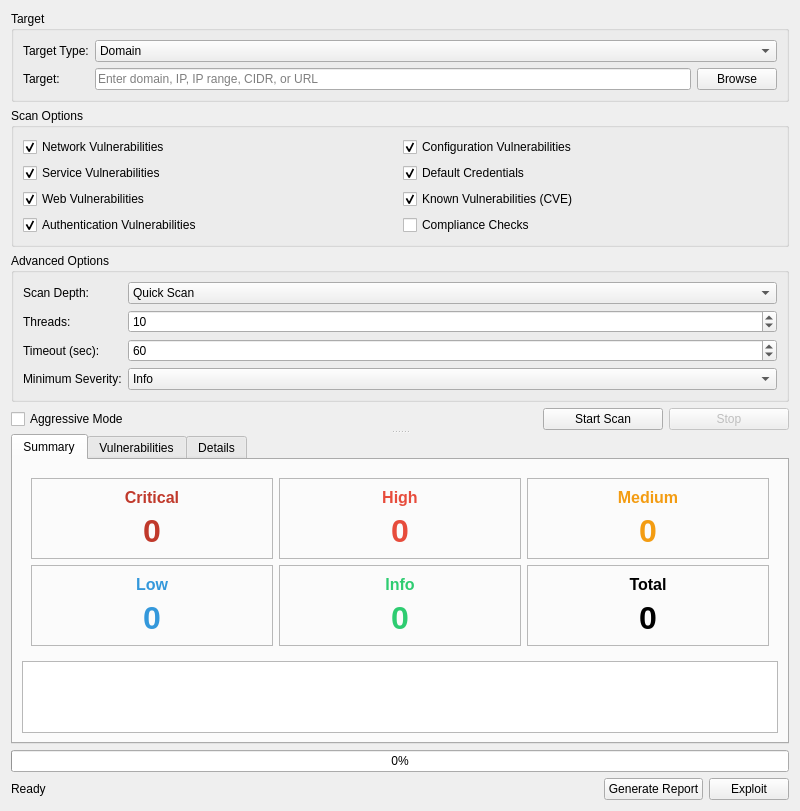
<?xml version="1.0" encoding="UTF-8"?>
<ui version="4.0">
 <class>VulnScannerWindow</class>
 <widget class="QWidget" name="VulnScannerWindow">
  <property name="geometry">
   <rect>
    <x>0</x>
    <y>0</y>
    <width>800</width>
    <height>600</height>
   </rect>
  </property>
  <property name="windowTitle">
   <string>Vulnerability Scanner</string>
  </property>
  <property name="windowIcon">
   <iconset>
    <normaloff>../assets/icons/vuln_scanner.png</normaloff>../assets/icons/vuln_scanner.png</iconset>
  </property>
  <layout class="QVBoxLayout" name="verticalLayout">
   <item>
    <widget class="QSplitter" name="splitter">
     <property name="orientation">
      <enum>Qt::Vertical</enum>
     </property>
     <widget class="QWidget" name="configWidget" native="true">
      <layout class="QVBoxLayout" name="verticalLayout_2">
       <item>
        <widget class="QGroupBox" name="targetGroupBox">
         <property name="title">
          <string>Target</string>
         </property>
         <layout class="QFormLayout" name="formLayout">
          <item row="0" column="0">
           <widget class="QLabel" name="targetTypeLabel">
            <property name="text">
             <string>Target Type:</string>
            </property>
           </widget>
          </item>
          <item row="0" column="1">
           <widget class="QComboBox" name="targetTypeComboBox">
            <item>
             <property name="text">
              <string>Domain</string>
             </property>
            </item>
            <item>
             <property name="text">
              <string>IP Address</string>
             </property>
            </item>
            <item>
             <property name="text">
              <string>IP Range</string>
             </property>
            </item>
            <item>
             <property name="text">
              <string>CIDR Notation</string>
             </property>
            </item>
            <item>
             <property name="text">
              <string>URL</string>
             </property>
            </item>
            <item>
             <property name="text">
              <string>Previous Scan Result</string>
             </property>
            </item>
           </widget>
          </item>
          <item row="1" column="0">
           <widget class="QLabel" name="targetLabel">
            <property name="text">
             <string>Target:</string>
            </property>
           </widget>
          </item>
          <item row="1" column="1">
           <layout class="QHBoxLayout" name="horizontalLayout">
            <item>
             <widget class="QLineEdit" name="targetLineEdit">
              <property name="placeholderText">
               <string>Enter domain, IP, IP range, CIDR, or URL</string>
              </property>
             </widget>
            </item>
            <item>
             <widget class="QPushButton" name="browseButton">
              <property name="text">
               <string>Browse</string>
              </property>
             </widget>
            </item>
           </layout>
          </item>
         </layout>
        </widget>
       </item>
       <item>
        <widget class="QGroupBox" name="scanOptionsGroupBox">
         <property name="title">
          <string>Scan Options</string>
         </property>
         <layout class="QHBoxLayout" name="horizontalLayout_2">
          <item>
           <widget class="QWidget" name="leftOptionsWidget" native="true">
            <layout class="QVBoxLayout" name="verticalLayout_3">
             <property name="leftMargin">
              <number>0</number>
             </property>
             <property name="topMargin">
              <number>0</number>
             </property>
             <property name="rightMargin">
              <number>0</number>
             </property>
             <property name="bottomMargin">
              <number>0</number>
             </property>
             <item>
              <widget class="QCheckBox" name="networkVulnCheckBox">
               <property name="text">
                <string>Network Vulnerabilities</string>
               </property>
               <property name="checked">
                <bool>true</bool>
               </property>
              </widget>
             </item>
             <item>
              <widget class="QCheckBox" name="serviceVulnCheckBox">
               <property name="text">
                <string>Service Vulnerabilities</string>
               </property>
               <property name="checked">
                <bool>true</bool>
               </property>
              </widget>
             </item>
             <item>
              <widget class="QCheckBox" name="webVulnCheckBox">
               <property name="text">
                <string>Web Vulnerabilities</string>
               </property>
               <property name="checked">
                <bool>true</bool>
               </property>
              </widget>
             </item>
             <item>
              <widget class="QCheckBox" name="authVulnCheckBox">
               <property name="text">
                <string>Authentication Vulnerabilities</string>
               </property>
               <property name="checked">
                <bool>true</bool>
               </property>
              </widget>
             </item>
            </layout>
           </widget>
          </item>
          <item>
           <widget class="QWidget" name="rightOptionsWidget" native="true">
            <layout class="QVBoxLayout" name="verticalLayout_4">
             <property name="leftMargin">
              <number>0</number>
             </property>
             <property name="topMargin">
              <number>0</number>
             </property>
             <property name="rightMargin">
              <number>0</number>
             </property>
             <property name="bottomMargin">
              <number>0</number>
             </property>
             <item>
              <widget class="QCheckBox" name="configVulnCheckBox">
               <property name="text">
                <string>Configuration Vulnerabilities</string>
               </property>
               <property name="checked">
                <bool>true</bool>
               </property>
              </widget>
             </item>
             <item>
              <widget class="QCheckBox" name="defaultCredsCheckBox">
               <property name="text">
                <string>Default Credentials</string>
               </property>
               <property name="checked">
                <bool>true</bool>
               </property>
              </widget>
             </item>
             <item>
              <widget class="QCheckBox" name="knownVulnCheckBox">
               <property name="text">
                <string>Known Vulnerabilities (CVE)</string>
               </property>
               <property name="checked">
                <bool>true</bool>
               </property>
              </widget>
             </item>
             <item>
              <widget class="QCheckBox" name="complianceCheckBox">
               <property name="text">
                <string>Compliance Checks</string>
               </property>
              </widget>
             </item>
            </layout>
           </widget>
          </item>
         </layout>
        </widget>
       </item>
       <item>
        <widget class="QGroupBox" name="advancedOptionsGroupBox">
         <property name="title">
          <string>Advanced Options</string>
         </property>
         <layout class="QFormLayout" name="formLayout_2">
          <item row="0" column="0">
           <widget class="QLabel" name="scanDepthLabel">
            <property name="text">
             <string>Scan Depth:</string>
            </property>
           </widget>
          </item>
          <item row="0" column="1">
           <widget class="QComboBox" name="scanDepthComboBox">
            <item>
             <property name="text">
              <string>Quick Scan</string>
             </property>
            </item>
            <item>
             <property name="text">
              <string>Standard Scan</string>
             </property>
            </item>
            <item>
             <property name="text">
              <string>Deep Scan</string>
             </property>
            </item>
            <item>
             <property name="text">
              <string>Comprehensive Scan</string>
             </property>
            </item>
           </widget>
          </item>
          <item row="1" column="0">
           <widget class="QLabel" name="threadsLabel">
            <property name="text">
             <string>Threads:</string>
            </property>
           </widget>
          </item>
          <item row="1" column="1">
           <widget class="QSpinBox" name="threadsSpinBox">
            <property name="minimum">
             <number>1</number>
            </property>
            <property name="maximum">
             <number>50</number>
            </property>
            <property name="value">
             <number>10</number>
            </property>
           </widget>
          </item>
          <item row="2" column="0">
           <widget class="QLabel" name="timeoutLabel">
            <property name="text">
             <string>Timeout (sec):</string>
            </property>
           </widget>
          </item>
          <item row="2" column="1">
           <widget class="QSpinBox" name="timeoutSpinBox">
            <property name="minimum">
             <number>1</number>
            </property>
            <property name="maximum">
             <number>300</number>
            </property>
            <property name="value">
             <number>60</number>
            </property>
           </widget>
          </item>
          <item row="3" column="0">
           <widget class="QLabel" name="severityLabel">
            <property name="text">
             <string>Minimum Severity:</string>
            </property>
           </widget>
          </item>
          <item row="3" column="1">
           <widget class="QComboBox" name="severityComboBox">
            <item>
             <property name="text">
              <string>Info</string>
             </property>
            </item>
            <item>
             <property name="text">
              <string>Low</string>
             </property>
            </item>
            <item>
             <property name="text">
              <string>Medium</string>
             </property>
            </item>
            <item>
             <property name="text">
              <string>High</string>
             </property>
            </item>
            <item>
             <property name="text">
              <string>Critical</string>
             </property>
            </item>
           </widget>
          </item>
         </layout>
        </widget>
       </item>
       <item>
        <layout class="QHBoxLayout" name="horizontalLayout_3">
         <item>
          <widget class="QCheckBox" name="aggressiveModeCheckBox">
           <property name="text">
            <string>Aggressive Mode</string>
           </property>
          </widget>
         </item>
         <item>
          <spacer name="horizontalSpacer">
           <property name="orientation">
            <enum>Qt::Horizontal</enum>
           </property>
           <property name="sizeHint" stdset="0">
            <size>
             <width>40</width>
             <height>20</height>
            </size>
           </property>
          </spacer>
         </item>
         <item>
          <widget class="QPushButton" name="startButton">
           <property name="minimumSize">
            <size>
             <width>120</width>
             <height>0</height>
            </size>
           </property>
           <property name="text">
            <string>Start Scan</string>
           </property>
           <property name="icon">
            <iconset>
             <normaloff>../assets/icons/start.png</normaloff>../assets/icons/start.png</iconset>
           </property>
          </widget>
         </item>
         <item>
          <widget class="QPushButton" name="stopButton">
           <property name="enabled">
            <bool>false</bool>
           </property>
           <property name="minimumSize">
            <size>
             <width>120</width>
             <height>0</height>
            </size>
           </property>
           <property name="text">
            <string>Stop</string>
           </property>
           <property name="icon">
            <iconset>
             <normaloff>../assets/icons/stop.png</normaloff>../assets/icons/stop.png</iconset>
           </property>
          </widget>
         </item>
        </layout>
       </item>
      </layout>
     </widget>
     <widget class="QTabWidget" name="resultsTabWidget">
      <property name="currentIndex">
       <number>0</number>
      </property>
      <widget class="QWidget" name="summaryTab">
       <attribute name="title">
        <string>Summary</string>
       </attribute>
       <layout class="QVBoxLayout" name="verticalLayout_5">
        <item>
         <widget class="QWidget" name="summaryWidget" native="true">
          <layout class="QGridLayout" name="gridLayout">
           <item row="0" column="0">
            <widget class="QFrame" name="criticalFrame">
             <property name="frameShape">
              <enum>QFrame::StyledPanel</enum>
             </property>
             <property name="frameShadow">
              <enum>QFrame::Raised</enum>
             </property>
             <layout class="QVBoxLayout" name="verticalLayout_6">
              <item>
               <widget class="QLabel" name="criticalLabel">
                <property name="font">
                 <font>
                  <pointsize>12</pointsize>
                  <weight>75</weight>
                  <bold>true</bold>
                 </font>
                </property>
                <property name="styleSheet">
                 <string notr="true">color: #c0392b;</string>
                </property>
                <property name="text">
                 <string>Critical</string>
                </property>
                <property name="alignment">
                 <set>Qt::AlignCenter</set>
                </property>
               </widget>
              </item>
              <item>
               <widget class="QLabel" name="criticalCountLabel">
                <property name="font">
                 <font>
                  <pointsize>24</pointsize>
                  <weight>75</weight>
                  <bold>true</bold>
                 </font>
                </property>
                <property name="styleSheet">
                 <string notr="true">color: #c0392b;</string>
                </property>
                <property name="text">
                 <string>0</string>
                </property>
                <property name="alignment">
                 <set>Qt::AlignCenter</set>
                </property>
               </widget>
              </item>
             </layout>
            </widget>
           </item>
           <item row="0" column="1">
            <widget class="QFrame" name="highFrame">
             <property name="frameShape">
              <enum>QFrame::StyledPanel</enum>
             </property>
             <property name="frameShadow">
              <enum>QFrame::Raised</enum>
             </property>
             <layout class="QVBoxLayout" name="verticalLayout_7">
              <item>
               <widget class="QLabel" name="highLabel">
                <property name="font">
                 <font>
                  <pointsize>12</pointsize>
                  <weight>75</weight>
                  <bold>true</bold>
                 </font>
                </property>
                <property name="styleSheet">
                 <string notr="true">color: #e74c3c;</string>
                </property>
                <property name="text">
                 <string>High</string>
                </property>
                <property name="alignment">
                 <set>Qt::AlignCenter</set>
                </property>
               </widget>
              </item>
              <item>
               <widget class="QLabel" name="highCountLabel">
                <property name="font">
                 <font>
                  <pointsize>24</pointsize>
                  <weight>75</weight>
                  <bold>true</bold>
                 </font>
                </property>
                <property name="styleSheet">
                 <string notr="true">color: #e74c3c;</string>
                </property>
                <property name="text">
                 <string>0</string>
                </property>
                <property name="alignment">
                 <set>Qt::AlignCenter</set>
                </property>
               </widget>
              </item>
             </layout>
            </widget>
           </item>
           <item row="0" column="2">
            <widget class="QFrame" name="mediumFrame">
             <property name="frameShape">
              <enum>QFrame::StyledPanel</enum>
             </property>
             <property name="frameShadow">
              <enum>QFrame::Raised</enum>
             </property>
             <layout class="QVBoxLayout" name="verticalLayout_8">
              <item>
               <widget class="QLabel" name="mediumLabel">
                <property name="font">
                 <font>
                  <pointsize>12</pointsize>
                  <weight>75</weight>
                  <bold>true</bold>
                 </font>
                </property>
                <property name="styleSheet">
                 <string notr="true">color: #f39c12;</string>
                </property>
                <property name="text">
                 <string>Medium</string>
                </property>
                <property name="alignment">
                 <set>Qt::AlignCenter</set>
                </property>
               </widget>
              </item>
              <item>
               <widget class="QLabel" name="mediumCountLabel">
                <property name="font">
                 <font>
                  <pointsize>24</pointsize>
                  <weight>75</weight>
                  <bold>true</bold>
                 </font>
                </property>
                <property name="styleSheet">
                 <string notr="true">color: #f39c12;</string>
                </property>
                <property name="text">
                 <string>0</string>
                </property>
                <property name="alignment">
                 <set>Qt::AlignCenter</set>
                </property>
               </widget>
              </item>
             </layout>
            </widget>
           </item>
           <item row="1" column="0">
            <widget class="QFrame" name="lowFrame">
             <property name="frameShape">
              <enum>QFrame::StyledPanel</enum>
             </property>
             <property name="frameShadow">
              <enum>QFrame::Raised</enum>
             </property>
             <layout class="QVBoxLayout" name="verticalLayout_9">
              <item>
               <widget class="QLabel" name="lowLabel">
                <property name="font">
                 <font>
                  <pointsize>12</pointsize>
                  <weight>75</weight>
                  <bold>true</bold>
                 </font>
                </property>
                <property name="styleSheet">
                 <string notr="true">color: #3498db;</string>
                </property>
                <property name="text">
                 <string>Low</string>
                </property>
                <property name="alignment">
                 <set>Qt::AlignCenter</set>
                </property>
               </widget>
              </item>
              <item>
               <widget class="QLabel" name="lowCountLabel">
                <property name="font">
                 <font>
                  <pointsize>24</pointsize>
                  <weight>75</weight>
                  <bold>true</bold>
                 </font>
                </property>
                <property name="styleSheet">
                 <string notr="true">color: #3498db;</string>
                </property>
                <property name="text">
                 <string>0</string>
                </property>
                <property name="alignment">
                 <set>Qt::AlignCenter</set>
                </property>
               </widget>
              </item>
             </layout>
            </widget>
           </item>
           <item row="1" column="1">
            <widget class="QFrame" name="infoFrame">
             <property name="frameShape">
              <enum>QFrame::StyledPanel</enum>
             </property>
             <property name="frameShadow">
              <enum>QFrame::Raised</enum>
             </property>
             <layout class="QVBoxLayout" name="verticalLayout_10">
              <item>
               <widget class="QLabel" name="infoLabel">
                <property name="font">
                 <font>
                  <pointsize>12</pointsize>
                  <weight>75</weight>
                  <bold>true</bold>
                 </font>
                </property>
                <property name="styleSheet">
                 <string notr="true">color: #2ecc71;</string>
                </property>
                <property name="text">
                 <string>Info</string>
                </property>
                <property name="alignment">
                 <set>Qt::AlignCenter</set>
                </property>
               </widget>
              </item>
              <item>
               <widget class="QLabel" name="infoCountLabel">
                <property name="font">
                 <font>
                  <pointsize>24</pointsize>
                  <weight>75</weight>
                  <bold>true</bold>
                 </font>
                </property>
                <property name="styleSheet">
                 <string notr="true">color: #2ecc71;</string>
                </property>
                <property name="text">
                 <string>0</string>
                </property>
                <property name="alignment">
                 <set>Qt::AlignCenter</set>
                </property>
               </widget>
              </item>
             </layout>
            </widget>
           </item>
           <item row="1" column="2">
            <widget class="QFrame" name="totalFrame">
             <property name="frameShape">
              <enum>QFrame::StyledPanel</enum>
             </property>
             <property name="frameShadow">
              <enum>QFrame::Raised</enum>
             </property>
             <layout class="QVBoxLayout" name="verticalLayout_11">
              <item>
               <widget class="QLabel" name="totalLabel">
                <property name="font">
                 <font>
                  <pointsize>12</pointsize>
                  <weight>75</weight>
                  <bold>true</bold>
                 </font>
                </property>
                <property name="text">
                 <string>Total</string>
                </property>
                <property name="alignment">
                 <set>Qt::AlignCenter</set>
                </property>
               </widget>
              </item>
              <item>
               <widget class="QLabel" name="totalCountLabel">
                <property name="font">
                 <font>
                  <pointsize>24</pointsize>
                  <weight>75</weight>
                  <bold>true</bold>
                 </font>
                </property>
                <property name="text">
                 <string>0</string>
                </property>
                <property name="alignment">
                 <set>Qt::AlignCenter</set>
                </property>
               </widget>
              </item>
             </layout>
            </widget>
           </item>
          </layout>
         </widget>
        </item>
        <item>
         <widget class="QTextEdit" name="summaryTextEdit">
          <property name="readOnly">
           <bool>true</bool>
          </property>
         </widget>
        </item>
       </layout>
      </widget>
      <widget class="QWidget" name="vulnerabilitiesTab">
       <attribute name="title">
        <string>Vulnerabilities</string>
       </attribute>
       <layout class="QVBoxLayout" name="verticalLayout_12">
        <item>
         <widget class="QWidget" name="filterWidget" native="true">
          <layout class="QHBoxLayout" name="horizontalLayout_4">
           <property name="leftMargin">
            <number>0</number>
           </property>
           <property name="topMargin">
            <number>0</number>
           </property>
           <property name="rightMargin">
            <number>0</number>
           </property>
           <property name="bottomMargin">
            <number>0</number>
           </property>
           <item>
            <widget class="QLabel" name="filterLabel">
             <property name="text">
              <string>Filter:</string>
             </property>
            </widget>
           </item>
           <item>
            <widget class="QLineEdit" name="filterLineEdit">
             <property name="placeholderText">
              <string>Enter filter text...</string>
             </property>
             <property name="clearButtonEnabled">
              <bool>true</bool>
             </property>
            </widget>
           </item>
           <item>
            <widget class="QLabel" name="vulnSeverityLabel">
             <property name="text">
              <string>Severity:</string>
             </property>
            </widget>
           </item>
           <item>
            <widget class="QComboBox" name="vulnSeverityComboBox">
             <item>
              <property name="text">
               <string>All</string>
              </property>
             </item>
             <item>
              <property name="text">
               <string>Critical</string>
              </property>
             </item>
             <item>
              <property name="text">
               <string>High</string>
              </property>
             </item>
             <item>
              <property name="text">
               <string>Medium</string>
              </property>
             </item>
             <item>
              <property name="text">
               <string>Low</string>
              </property>
             </item>
             <item>
              <property name="text">
               <string>Info</string>
              </property>
             </item>
            </widget>
           </item>
           <item>
            <widget class="QLabel" name="vulnCategoryLabel">
             <property name="text">
              <string>Category:</string>
             </property>
            </widget>
           </item>
           <item>
            <widget class="QComboBox" name="vulnCategoryComboBox">
             <item>
              <property name="text">
               <string>All</string>
              </property>
             </item>
             <item>
              <property name="text">
               <string>Network</string>
              </property>
             </item>
             <item>
              <property name="text">
               <string>Service</string>
              </property>
             </item>
             <item>
              <property name="text">
               <string>Web</string>
              </property>
             </item>
             <item>
              <property name="text">
               <string>Authentication</string>
              </property>
             </item>
             <item>
              <property name="text">
               <string>Configuration</string>
              </property>
             </item>
            </widget>
           </item>
          </layout>
         </widget>
        </item>
        <item>
         <widget class="QTableView" name="vulnerabilitiesTableView">
          <property name="alternatingRowColors">
           <bool>true</bool>
          </property>
          <property name="selectionBehavior">
           <enum>QAbstractItemView::SelectRows</enum>
          </property>
          <property name="sortingEnabled">
           <bool>true</bool>
          </property>
          <attribute name="horizontalHeaderStretchLastSection">
           <bool>true</bool>
          </attribute>
         </widget>
        </item>
       </layout>
      </widget>
      <widget class="QWidget" name="detailsTab">
       <attribute name="title">
        <string>Details</string>
       </attribute>
       <layout class="QVBoxLayout" name="verticalLayout_13">
        <item>
         <widget class="QTextEdit" name="detailsTextEdit">
          <property name="readOnly">
           <bool>true</bool>
          </property>
         </widget>
        </item>
       </layout>
      </widget>
     </widget>
    </widget>
   </item>
   <item>
    <widget class="QProgressBar" name="progressBar">
     <property name="value">
      <number>0</number>
     </property>
    </widget>
   </item>
   <item>
    <widget class="QWidget" name="statusWidget" native="true">
     <layout class="QHBoxLayout" name="horizontalLayout_5">
      <property name="leftMargin">
       <number>0</number>
      </property>
      <property name="topMargin">
       <number>0</number>
      </property>
      <property name="rightMargin">
       <number>0</number>
      </property>
      <property name="bottomMargin">
       <number>0</number>
      </property>
      <item>
       <widget class="QLabel" name="statusLabel">
        <property name="text">
         <string>Ready</string>
        </property>
       </widget>
      </item>
      <item>
       <spacer name="horizontalSpacer_2">
        <property name="orientation">
         <enum>Qt::Horizontal</enum>
        </property>
        <property name="sizeHint" stdset="0">
         <size>
          <width>40</width>
          <height>20</height>
         </size>
        </property>
       </spacer>
      </item>
      <item>
       <widget class="QPushButton" name="reportButton">
        <property name="text">
         <string>Generate Report</string>
        </property>
        <property name="icon">
         <iconset>
          <normaloff>../assets/icons/report.png</normaloff>../assets/icons/report.png</iconset>
        </property>
       </widget>
      </item>
      <item>
       <widget class="QPushButton" name="exploitButton">
        <property name="text">
         <string>Exploit</string>
        </property>
        <property name="icon">
         <iconset>
          <normaloff>../assets/icons/exploit.png</normaloff>../assets/icons/exploit.png</iconset>
        </property>
       </widget>
      </item>
     </layout>
    </widget>
   </item>
  </layout>
 </widget>
 <resources/>
 <connections/>
</ui>
